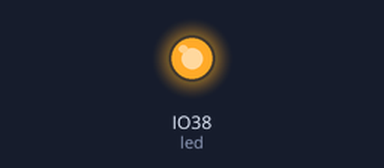
Bench run of a program on a simulated ESP32 board running CircuitPython. Shown: output pins drawn as LEDs (lit = HIGH). Files the program writes start out absent; what the program prints to the serial console is not drawn.

Above: at 1.2 s.
At 33.1 s:
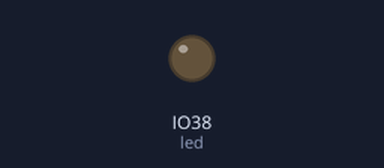
Timing chart, 0 to 36.4 s (numbered marks = the images above):
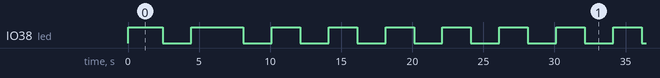

Measured:
- by itself, IO38 (led): goes HIGH 2.4 s, LOW 2.0 s, HIGH 3.7 s, 30 × (LOW 2.0 s, HIGH 2.0 s), then LOW
- by itself, everything shown: repeats every 56.1 s, in 28 steps

The program:

code.py
```python
# prime v5.2 2023-12-20 for T-Display ESP32-S3 with 320x170 display
# cycles through limits and writes to the filesystem

import math, time, digitalio, board, os

scope = [100, 1000, 10000, 100000, 1000000, 10000000, 25000000, 100000000, 2147483647] # 1000000000, 2147483647, 4294967295
reference = [25, 168, 1229, 9592, 78498, 664579, 1565927, 5761455, 105097564] # 50847534, 105097564, 203280221
time_calc = [0, 0, 0, 0, 0, 0, 0, 0, 0]

led = digitalio.DigitalInOut(board.IO38)
led.direction = digitalio.Direction.OUTPUT
led.value = True

def is_prime(number):
    global found
    flag_prime = 1
    for divider in range(3, int(math.sqrt(number)) + 1, 2):
        if number % divider == 0:
            flag_prime = 0
            break
    return flag_prime

def find_primes(largest):
    global primes
    global found
    for number in range(11, largest + 1, 2):
        if is_prime(number) > 0:
            found += 1
            primes.append(number)

def is_prime_fast(number):
    global found
    flag_prime = 1
    largest_divider = int(math.sqrt(number)) + 1
    for divider in primes:
        if number % divider == 0:
            flag_prime = 0
            break
        if divider > largest_divider:
            break
    return flag_prime

def elapsed_time(seconds):
    hours = int(seconds/3600)
    minutes = int(seconds/60 - hours*60)
    sec = int(seconds - minutes*60 - hours*3600)
    return(f"{hours}h {minutes}min {sec}s")

def lightshow():
    led.value = not led.value
    time.sleep(0.1)

if __name__ == "__main__":
    for i in range(len(scope)):  #
        last = scope[i]
        found = 4              # we start from 11, know 2, 3, 5, 7
        primes = [3, 5, 7]     # exclude 2 since we only test odd numbers
        print(f"\nPrime numbers to {last} in v5.2 ")
        start = time.monotonic()
        dot = start
        column = 1
        largest_divider = int(math.sqrt(last))
        if largest_divider % 2 == 0:
            largest_divider += 1
        print(f'First find prime dividers up to {largest_divider}.')
        find_primes(largest_divider)
        print(f'Found {found} primes, now use them als dividers.')
        for number in range(largest_divider + 2, last, 2):
            found += is_prime_fast(number)
            if (time.monotonic() - dot) > 2:
                print(".", end="")
                dot = time.monotonic()
                column += 1
                led.value = not led.value
                if column > 30:
                    t = elapsed_time(time.monotonic() - start)
                    print(f" {t} - {number} {int(number*100/last)}% ")
                    column = 1
        duration = time.monotonic() - start
        print(f'This took: {duration} seconds. {elapsed_time(duration)}')
        print(f'Found {found} primes.')
        filename = "/" + str(last) + ".txt"
        try:
            with open(filename, "w") as fp:
                fp.write(board.board_id)
                fp.write(f'\nPrimes to {last} took {duration} seconds. {elapsed_time(duration)}')
                fp.write(f'\nFound {found} primes. Should be {reference[i]}.')
                print('Exported to filesystem ')
        except:
            print("Can't write to the filesystem. Press reset and after that the boot button in the first 5 seconds")
        #print(f'Primes to {last} took {(end - start)} seconds.')
        #print(f'Found {found} primes. Should be {reference[i]}.')
        time_calc[i] = duration
    print('\nWrite summary')
    try:
        with open("summary.txt", "w") as fp:
            fp.write(f'Primes calculation in Circuitpython v5.2 2023/12/20\n')
            fp.write(board.board_id)
            fp.write('\n last       time in seconds\n')
            for i in range(len(time_calc)):
                fp.write(f' {scope[i]}       {time_calc[i]}       {elapsed_time(time_calc[i])}\n')
            print('Exported to filesystem ')
    except:
        print("Can't write to the filesystem. Press reset and after that the boot button in the first 5 seconds")

while True:
    lightshow()
```
